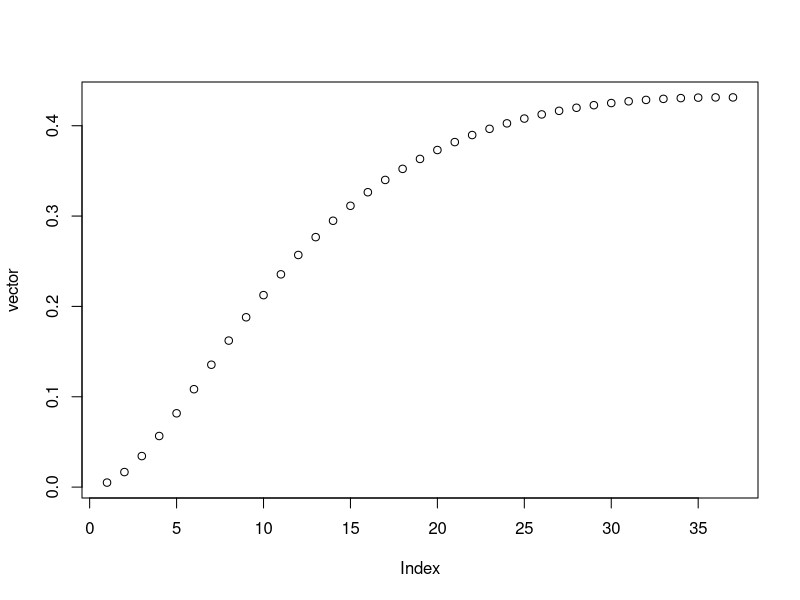
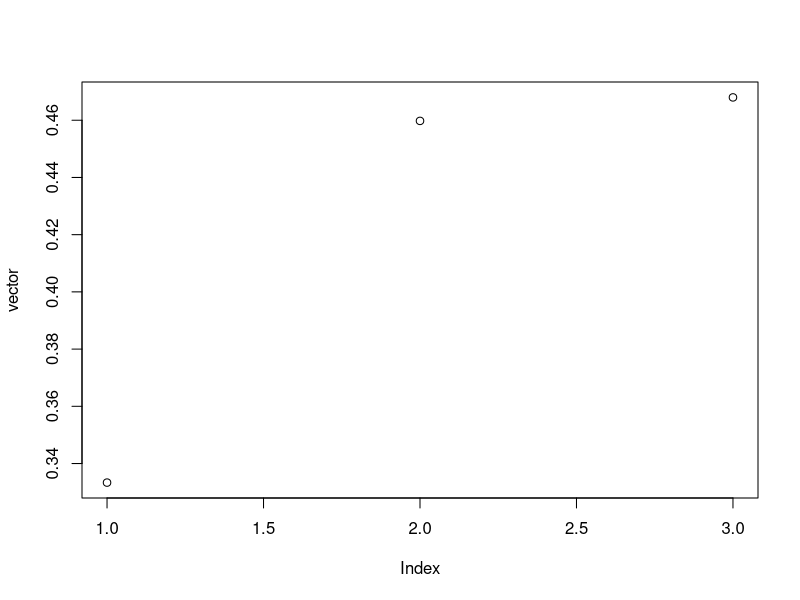

Generate these figures, in order, with R:
combinatorio<-function(a,b){
  f<-factorial(a)/(factorial(b)*factorial(a-b))
  return(f)}

F<-function(N,D,n,r){
  x<-combinatorio(D,r)*combinatorio(N-D,n-r)/combinatorio(N,n)
  return(x)
}
#Se desea conocer el numero de ejemplares de una especie
#Para ello se extraen y se marcan
D<-5
#Se deposita con el resto y se extraen
n<-10
#y marcados hay
r<-1
#Estimar N siendo que hemos recogido 10 5 las habiamos marcado y solo una esta marcada
#Asi que 9+5 marcadas mas las de la segunda extraccion
N<-14
Siguiente<-15
vector<-c(F(N,D,n,r))
while (F(N,D,n,r)<=F(Siguiente,D,n,r)) {
  N<-Siguiente
  Siguiente<-Siguiente+1
  vector<-append(vector,F(N,D,n,r))
}
plot(vector)


#-------------------------------------------------------------------------------
#Se desea saber el numero de piezas defectuosas en una produccion

#Tenemos 30 piezas
N<-30

#Desconocemos D=Numero de defectuosas
#Se extraen 10
n<-10

#Defectuosas hay 1
r<-1
D<-1
Siguiente<-2
vector<-c(F(N,D,n,r))

while (F(N,D,n,r)<=F(N,Siguiente,n,r)) {
  D<-Siguiente
  Siguiente<-Siguiente+1
  vector<-append(vector,F(N,D,n,r))
}
D
plot(vector)
